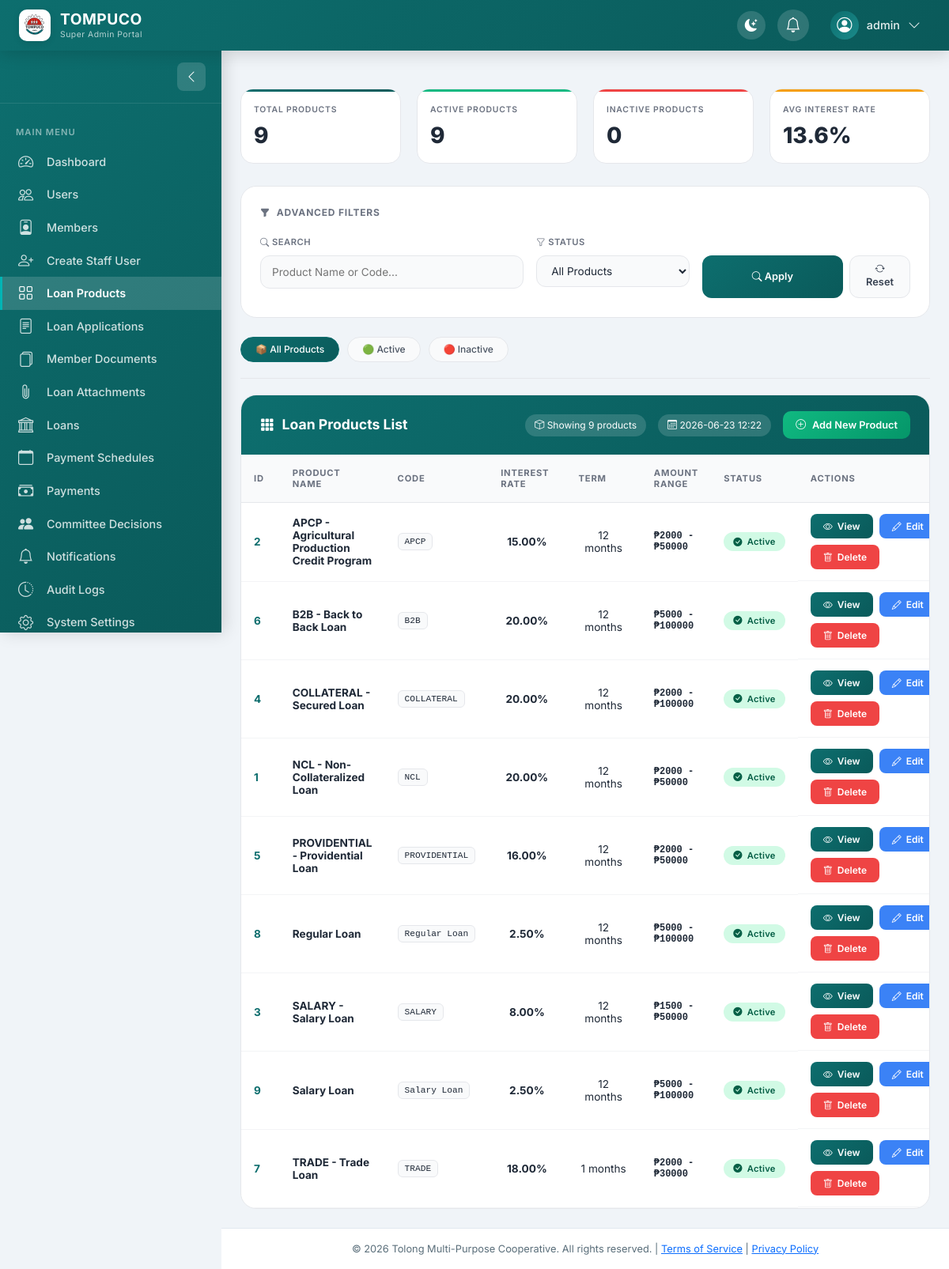
The app's page /superadmin/loan-products/ (signed in) with its own data.
### main/models.py (models this page shows, shortened)
class LoanProduct(models.Model):
    LOAN_TYPE_CHOICES = [
        ('NCL', 'NCL - Non-Collateralized Loan'),
        ('APCP', 'APCP - Agricultural Production Credit Program'),
        ('SALARY', 'SALARY - Salary Loan'),
        ('COLLATERAL', 'COLLATERAL - Secured Loan'),
        ('PROVIDENTIAL', 'PROVIDENTIAL - Providential Loan'),
        ('B2B', 'B2B - Back to Back Loan'),
        ('TRADE', 'TRADE - Trade Loan')
    ]
    name = models.CharField(max_length=50, unique=True)
    display_name = models.CharField(max_length=200)
    loan_type = models.CharField(max_length=20, choices=LOAN_TYPE_CHOICES)
    interest_rate = models.DecimalField(max_digits=5, decimal_places=2)
    term_months = models.IntegerField(default=12)
    min_amount = models.DecimalField(max_digits=12, decimal_places=2)
    max_amount = models.DecimalField(max_digits=12, decimal_places=2)
    requires_comaker = models.BooleanField(default=True)
    is_active = models.BooleanField(default=True)
    description = models.TextField(blank=True)
    penalty_rate = models.DecimalField(max_digits=5, decimal_places=2, default=2.00)
    created_at = models.DateTimeField(auto_now_add=True)
    updated_at = models.DateTimeField(auto_now=True)

### admin_panel/views.py (the view)
# urls.py: path('loan-products/', views.loan_products_list, name='loan_products_list'),
@super_admin_required
def loan_products_list(request):
    products = LoanProduct.objects.all().order_by('name')
    search = request.GET.get('search', '').strip()
    status = request.GET.get('status', 'all')
    if search:
        products = products.filter(
            Q(name__icontains=search) |
            Q(display_name__icontains=search)
        )
    if status == 'active':
        products = products.filter(is_active=True)
    elif status == 'inactive':
        products = products.filter(is_active=False)
    active_count = LoanProduct.objects.filter(is_active=True).count()
    inactive_count = LoanProduct.objects.filter(is_active=False).count()
    avg_interest = LoanProduct.objects.aggregate(avg=Avg('interest_rate'))['avg'] or 0
    return render(request, 'admin_panel/loan_products_list.html', {
        'products': products,
        'active_count': active_count,
        'inactive_count': inactive_count,
        'avg_interest': round(avg_interest, 1),
    })

### admin_panel/views.py (called while the page is built)
def super_admin_required(view_func):
    actual_decorator = user_passes_test(
        lambda u: u.is_active and u.is_superuser,
        login_url='/dashboard/'
    )
    return actual_decorator(view_func)

### main/context_processors.py (called while the page is built)
def recaptcha_site_key(request):
    site_key = getattr(settings, 'RECAPTCHA_SITE_KEY', None)
    if not site_key:
        site_key = getattr(settings, 'RECAPTCHA_PUBLIC_KEY', None)
    if not site_key:
        site_key = getattr(settings, 'GOOGLE_RECAPTCHA_SITE_KEY', None)
    if not site_key and getattr(settings, 'DEBUG', False):
        site_key = '6LeIxAcTAAAAAJcZVRqyHh71UMIEGNQ_MXjiZKhI'
    if getattr(settings, 'DEBUG', False):
        print(f"reCAPTCHA Site Key: {'Loaded' if site_key else 'NOT SET'}")
    return {
        'RECAPTCHA_SITE_KEY': site_key,
        'RECAPTCHA_PUBLIC_KEY': site_key,
        'RECAPTCHA_KEY': site_key,
    }

### admin_panel/templates/admin_panel/loan_products_list.html (shortened to what this page needs)
﻿{% extends 'admin_panel/base.html' %}
{% load static %}
{% block content %}
<div class="stats-grid">
    <div class="stat-card total" onclick="applyFilter('all')">
        <div class="stat-label">Total Products</div>
        <div class="stat-value">{{ products|length }}</div>
    </div>
    <div class="stat-card active" onclick="applyFilter('active')">
        <div class="stat-label">Active Products</div>
        <div class="stat-value">{{ active_count|default:0 }}</div>
    </div>
    <div class="stat-card inactive" onclick="applyFilter('inactive')">
        <div class="stat-label">Inactive Products</div>
        <div class="stat-value">{{ inactive_count|default:0 }}</div>
    </div>
    <div class="stat-card interest">
        <div class="stat-label">Avg Interest Rate</div>
        <div class="stat-value">{{ avg_interest|default:0 }}%</div>
    </div>
</div>
<div class="filter-section">
    <div class="filter-title"><i class="bi bi-funnel-fill"></i> Advanced Filters</div>
    <form method="get" id="filterForm">
        <div class="row g-3">
            <div class="col-md-5">
                <label class="filter-label"><i class="bi bi-search"></i> Search</label>
                <input type="text" name="search" class="filter-input" id="searchInput" placeholder="Product Name or Code..." value="{{ request.GET.search|default:'' }}">
            </div>
            <div class="col-md-3">
                <label class="filter-label"><i class="bi bi-funnel"></i> Status</label>
                <select name="status" class="filter-select" id="statusSelect">
                    <option value="all" {% if not request.GET.status or request.GET.status == 'all' %}selected{% endif %}>All Products</option>
                </select>
            </div>
            <div class="col-md-4">
                <label class="filter-label">&nbsp;</label>
                <div class="d-flex gap-2">
                    <button type="submit" class="btn-apply w-100"><i class="bi bi-search"></i> Apply</button>
                    <button type="button" class="btn-reset" id="resetFiltersBtn"><i class="bi bi-arrow-repeat"></i> Reset</button>
                </div>
            </div>
        </div>
    </form>
</div>
<div class="quick-filters">
    <div class="filter-chip {% if not request.GET.status or request.GET.status == 'all' %}active{% endif %}" data-filter="all">📦 All Products</div>
    <div class="filter-chip {% if request.GET.status == 'active' %}active{% endif %}" data-filter="active">🟢 Active</div>
    <div class="filter-chip {% if request.GET.status == 'inactive' %}active{% endif %}" data-filter="inactive">🔴 Inactive</div>
</div>
<div class="main-card">
    <div class="card-header-custom">
        <div class="card-title"><i class="bi bi-grid-3x3-gap-fill"></i> Loan Products List</div>
        <div class="card-stats">
            <span><i class="bi bi-box"></i> Showing {{ products|length }} products</span>
            <span><i class="bi bi-calendar3"></i> {% now "Y-m-d H:i" %}</span>
            <a href="{% url 'admin_panel:loan_product_create' %}" class="btn-add-product">
                <i class="bi bi-plus-circle"></i> Add New Product
            </a>
        </div>
    </div>
    <div class="table-container">
        <table class="products-table">
            <thead>
                <tr>
                    <th width="50">ID</th>
                    <th>Product Name</th>
                    <th width="100">Code</th>
                    <th width="100">Interest Rate</th>
                    <th width="100">Term</th>
                    <th>Amount Range</th>
                    <th width="100">Status</th>
                    <th width="220">Actions</th>
                </tr>
            </thead>
            <tbody>
                {% for product in products %}
                <tr>
                    <td><strong class="text-primary">{{ product.id }}</strong></td>
                    <td>
                        <div class="product-name">{{ product.display_name|default:product.name }}</div>
                    </div>
                    <td><span class="product-code">{{ product.name }}</span></td>
                    <td class="text-center"><strong>{{ product.interest_rate }}%</strong></div>
                    <td class="text-center">{{ product.term_months }} months</div>
                    <td class="amount-range">₱{{ product.min_amount|floatformat:0 }} - ₱{{ product.max_amount|floatformat:0 }}</div>
                    <td>
                        {% if product.is_active %}
                            <span class="status-badge badge-active"><i class="bi bi-check-circle-fill"></i> Active</span>
                        {% else %}
                            <span class="status-badge badge-inactive"><i class="bi bi-x-circle-fill"></i> Inactive</span>
                        {% endif %}
                    <td class="action-buttons">
                        <button class="btn-view-product" onclick="viewProduct({{ product.id }})"><i class="bi bi-eye"></i> View</button>
                        <a href="{% url 'admin_panel:loan_product_edit' product.id %}" class="btn-edit-product"><i class="bi bi-pencil"></i> Edit</a>
                        <button class="btn-delete-product" onclick="deleteProduct({{ product.id }}, '{{ product.name }}')"><i class="bi bi-trash"></i> Delete</button>
                </tr>
                {% endfor %}
{% endblock %}

### admin_panel/templates/admin_panel/base.html (shortened to what this page needs)
﻿{% load static %}
<!DOCTYPE html>
<html lang="en">
<head>
    <link href="https://cdn.jsdelivr.net/npm/bootstrap@5.1.3/dist/css/bootstrap.min.css" rel="stylesheet">
    <link rel="stylesheet" href="https://cdn.jsdelivr.net/npm/bootstrap-icons@1.11.1/font/bootstrap-icons.css">
    <link href="https://cdn.datatables.net/1.13.4/css/dataTables.bootstrap5.min.css" rel="stylesheet">
</head>
<body>
    <div class="top-navbar">
        <div class="navbar-left">
            <a class="navbar-brand" href="{% url 'admin_panel:dashboard' %}">
                <img class="brand-logo" src="{% static 'images/logo.png' %}" alt="TOMPuCO Logo">
                <div class="brand-text">
                    <span class="brand-title">TOMPUCO</span>
                    <span class="brand-subtitle">Super Admin Portal</span>
                </div>
            </a>
        </div>
        <div class="navbar-right">
            <button class="theme-toggle" id="themeToggle" title="Dark/Light Mode">
            </button>
            <div class="dropdown notification-dropdown">
                <button class="notification-bell" data-bs-toggle="dropdown" aria-expanded="false" id="notificationBell">
                    <i class="bi bi-bell"></i>
                </button>
            </div>
            <div class="dropdown">
                <button class="user-dropdown-btn" data-bs-toggle="dropdown">
                    <div class="user-avatar">
                        {% if request.user.admin_profile.profile_picture %}
                            <img src="{{ request.user.admin_profile.profile_picture.url }}" alt="{{ request.user.get_full_name|default:request.user.username }}">
                        {% elif request.user.member_profile.profile_picture %}
                            <img src="{{ request.user.member_profile.profile_picture.url }}" alt="{{ request.user.get_full_name|default:request.user.username }}">
                        {% elif request.user.staff_profile.profile_picture %}
                            <img src="{{ request.user.staff_profile.profile_picture.url }}" alt="{{ request.user.get_full_name|default:request.user.username }}">
                        {% else %}
                            <i class="bi bi-person-circle" style="font-size: 1.2rem;"></i>
                        {% endif %}
                    </div>
                    <span class="user-name">{{ request.user.get_full_name|default:request.user.username }}</span>
                    <i class="bi bi-chevron-down"></i>
                </button>
            </div>
        </div>
    </div>
    <aside class="sidebar" id="sidebar">
        <div class="sidebar-header">
            <button class="sidebar-collapse-btn" id="sidebarCollapseBtn" title="Collapse Sidebar">
                <i class="bi bi-chevron-left"></i>
            </button>
        </div>
        <div class="sidebar-nav">
            <div class="nav-section">
                <div class="nav-section-title">MAIN MENU</div>
                <div class="nav-item">
                    <a class="nav-link" href="{% url 'admin_panel:dashboard' %}" data-nav="dashboard">
                        <i class="bi bi-speedometer2"></i>
                        <span>Dashboard</span>
                    </a>
                </div>
                <div class="nav-item">
                    <a class="nav-link" href="{% url 'admin_panel:users_list' %}" data-nav="users">
                        <i class="bi bi-people"></i>
                        <span>Users</span>
                    </a>
                </div>
                <div class="nav-item">
                    <a class="nav-link" href="{% url 'admin_panel:members_list' %}" data-nav="members">
                        <i class="bi bi-person-badge"></i>
                        <span>Members</span>
                    </a>
                </div>
                <div class="nav-item">
                    <a class="nav-link" href="{% url 'admin_panel:create_staff_user' %}" data-nav="create-staff">
                        <i class="bi bi-person-plus"></i>
                        <span>Create Staff User</span>
                    </a>
                </div>
                <div class="nav-item">
                    <a class="nav-link" href="{% url 'admin_panel:loan_products_list' %}" data-nav="loan-products">
                        <i class="bi bi-grid"></i>
                        <span>Loan Products</span>
                    </a>
                </div>
                <div class="nav-item">
                    <a class="nav-link" href="{% url 'admin_panel:loan_applications_list' %}" data-nav="loan-applications">
                        <i class="bi bi-file-text"></i>
                        <span>Loan Applications</span>
                    </a>
                </div>
                <div class="nav-item">
                    <a class="nav-link" href="{% url 'admin_panel:member_documents_list' %}" data-nav="member-documents">
                        <i class="bi bi-files"></i>
                        <span>Member Documents</span>
                    </a>
                </div>
                <div class="nav-item">
                    <a class="nav-link" href="{% url 'admin_panel:loan_attachments_list' %}" data-nav="loan-attachments">
                        <i class="bi bi-paperclip"></i>
                        <span>Loan Attachments</span>
                    </a>
                </div>
                <div class="nav-item">
                    <a class="nav-link" href="{% url 'admin_panel:loans_list' %}" data-nav="loans">
                        <i class="bi bi-bank"></i>
                        <span>Loans</span>
                    </a>
                </div>
                <div class="nav-item">
                    <a class="nav-link" href="{% url 'admin_panel:payment_schedules_list' %}" data-nav="payment-schedules">
                        <i class="bi bi-calendar"></i>
                        <span>Payment Schedules</span>
                    </a>
                </div>
                <div class="nav-item">
                    <a class="nav-link" href="{% url 'admin_panel:payments_list' %}" data-nav="payments">
                        <i class="bi bi-cash-stack"></i>
                        <span>Payments</span>
                    </a>
                </div>
                <div class="nav-item">
                    <a class="nav-link" href="{% url 'admin_panel:committee_decisions_list' %}" data-nav="committee-decisions">
                        <i class="bi bi-people-fill"></i>
                        <span>Committee Decisions</span>
                    </a>
                </div>
                <div class="nav-item">
                    <a class="nav-link" href="{% url 'admin_panel:notifications_list' %}" data-nav="notifications">
                        <i class="bi bi-bell"></i>
                        <span>Notifications</span>
                    </a>
                </div>
                <div class="nav-item">
                    <a class="nav-link" href="{% url 'admin_panel:audit_logs_list' %}" data-nav="audit-logs">
                        <i class="bi bi-clock-history"></i>
                        <span>Audit Logs</span>
                    </a>
                </div>
                <div class="nav-item">
                    <a class="nav-link" href="{% url 'admin_panel:system_settings_list' %}" data-nav="system-settings">
                        <i class="bi bi-gear"></i>
                        <span>System Settings</span>
                    </a>
                </div>
            </div>
        </div>
    </aside>
    <main class="main-content">
        {% block content %}{% endblock %}
    </main>
    <footer class="app-footer">
        <div class="container-fluid">
            <p class="mb-0">&copy; {% now "Y" %} Tolong Multi-Purpose Cooperative. All rights reserved. | <a href="#">Terms of Service</a> | <a href="#">Privacy Policy</a></p>
        </div>
    </footer>
</body>
</html>

### records on screen
LoanProduct: id "2", display_name "APCP - Agricultural Production Credit Program", name "APCP", interest_rate "15.00", term_months "12", min_amount "2000", max_amount "50000", is_active True (drawn)
LoanProduct: id "6", display_name "B2B - Back to Back Loan", name "B2B", interest_rate "20.00", term_months "12", min_amount "5000", max_amount "100000", is_active True (drawn)
LoanProduct: id "4", display_name "COLLATERAL - Secured Loan", name "COLLATERAL", interest_rate "20.00", term_months "12", min_amount "2000", max_amount "100000", is_active True (drawn)
LoanProduct: id "1", display_name "NCL - Non-Collateralized Loan", name "NCL", interest_rate "20.00", term_months "12", min_amount "2000", max_amount "50000", is_active True (drawn)
LoanProduct: id "5", display_name "PROVIDENTIAL - Providential Loan", name "PROVIDENTIAL", interest_rate "16.00", term_months "12", min_amount "2000", max_amount "50000", is_active True (drawn)
LoanProduct: id "8", display_name "Regular Loan", name "Regular Loan", interest_rate "2.50", term_months "12", min_amount "5000", max_amount "100000", is_active True (drawn)
LoanProduct: id "3", display_name "SALARY - Salary Loan", name "SALARY", interest_rate "8.00", term_months "12", min_amount "1500", max_amount "50000", is_active True (drawn)
LoanProduct: id "9", display_name "Salary Loan", name "Salary Loan", interest_rate "2.50", term_months "12", min_amount "5000", max_amount "100000", is_active True (drawn)
LoanProduct: id "7", display_name "TRADE - Trade Loan", name "TRADE", interest_rate "18.00", term_months "1", min_amount "2000", max_amount "30000", is_active True (drawn)

### other values on screen
{{ request.user.get_full_name|default:request.user.username }} "admin"
{{ products|length }} "9"
{{ active_count|default:0 }} "9"
{{ inactive_count|default:0 }} "0"
{{ avg_interest|default:0 }} "13.6"
